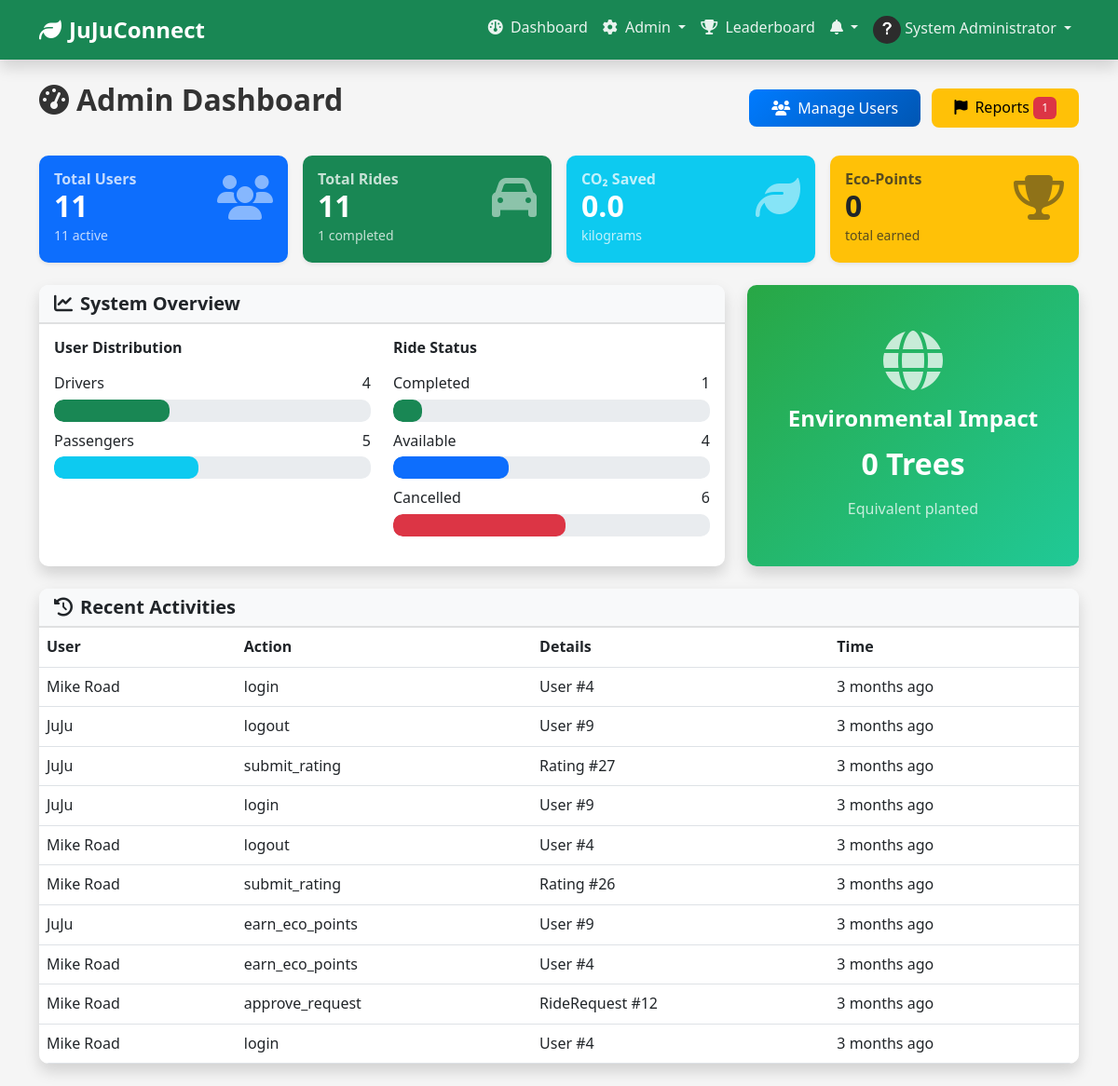
Page /admin/dashboard.php (signed in) on the committed database.
### tables this page shows
CREATE TABLE IF NOT EXISTS `activitylogs` (
  `LogID` int(11) NOT NULL AUTO_INCREMENT,
  `UserID` int(11) DEFAULT NULL,
  `Action` varchar(100) NOT NULL,
  `EntityType` varchar(50) DEFAULT NULL COMMENT 'e.g., User, Ride, Report',
  `EntityID` int(11) DEFAULT NULL,
  `Details` text DEFAULT NULL,
  `IPAddress` varchar(45) DEFAULT NULL,
  `UserAgent` text DEFAULT NULL,
  `CreatedAt` timestamp NULL DEFAULT CURRENT_TIMESTAMP,
  PRIMARY KEY (`LogID`),
  KEY `idx_user` (`UserID`),
  KEY `idx_action` (`Action`),
  KEY `idx_created` (`CreatedAt`),
  CONSTRAINT `activitylogs_ibfk_1` FOREIGN KEY (`UserID`) REFERENCES `users` (`UserID`) ON DELETE SET NULL
);

CREATE TABLE IF NOT EXISTS `users` (
  `UserID` int(11) NOT NULL AUTO_INCREMENT,
  `FullName` varchar(180) NOT NULL,
  `Email` varchar(180) NOT NULL,
  `Password` varchar(255) NOT NULL COMMENT 'Hashed password using bcrypt/argon2',
  `Phone` varchar(20) DEFAULT NULL,
  `Role` enum('Driver','Passenger','Admin','Moderator') DEFAULT 'Passenger',
  `ProfilePicture` varchar(255) DEFAULT 'default-avatar.png',
  `Bio` text DEFAULT NULL,
  `EcoPoints` int(11) DEFAULT 0,
  `Rating` decimal(3,2) DEFAULT 0.00 COMMENT 'Average rating out of 5.00',
  `TotalRatings` int(11) DEFAULT 0,
  `Status` enum('Active','Suspended','Banned','Pending') DEFAULT 'Active',
  `EmailVerified` tinyint(1) DEFAULT 0,
  `VerificationToken` varchar(100) DEFAULT NULL,
  `ResetToken` varchar(100) DEFAULT NULL,
  `ResetTokenExpiry` datetime DEFAULT NULL,
  `CreatedAt` timestamp NULL DEFAULT CURRENT_TIMESTAMP,
  `UpdatedAt` timestamp NULL DEFAULT CURRENT_TIMESTAMP ON UPDATE CURRENT_TIMESTAMP,
  `LastLogin` timestamp NULL DEFAULT NULL,
  PRIMARY KEY (`UserID`),
  UNIQUE KEY `Email` (`Email`),
  KEY `idx_email` (`Email`),
  KEY `idx_role` (`Role`),
  KEY `idx_status` (`Status`),
  KEY `idx_eco_points` (`EcoPoints`)
);

### includes/functions.php (called while the page is built, shortened)
<?php
function time_ago($datetime) {
    $timestamp = strtotime($datetime);
    $difference = time() - $timestamp;
    $periods = [
        'year' => 31536000,
        'month' => 2592000,
        'week' => 604800,
        'day' => 86400,
        'hour' => 3600,
        'minute' => 60,
        'second' => 1
    ];
    foreach ($periods as $key => $value) {
        if ($difference >= $value) {
            $time = floor($difference / $value);
            return $time . ' ' . $key . ($time > 1 ? 's' : '') . ' ago';
        }
    }
    return 'Just now';
}
function e($string) {
    return htmlspecialchars($string ?? '', ENT_QUOTES, 'UTF-8');
}
?>

### admin/dashboard.php (the view, shortened to what this page needs)
<?php
require_once '../config/config.php';
try {
    $stmt = $pdo->query("
        SELECT
            COUNT(*) as total,
            COUNT(CASE WHEN Status = 'Active' THEN 1 END) as active,
            COUNT(CASE WHEN Role = 'Driver' THEN 1 END) as drivers,
            COUNT(CASE WHEN Role = 'Passenger' THEN 1 END) as passengers
        FROM Users
    ");
    $user_stats = $stmt->fetch();
    $stmt = $pdo->query("
        SELECT
            COUNT(*) as total,
            COUNT(CASE WHEN Status = 'Completed' THEN 1 END) as completed,
            COUNT(CASE WHEN Status = 'Available' THEN 1 END) as available,
            COUNT(CASE WHEN Status = 'Cancelled' THEN 1 END) as cancelled
        FROM Rides
    ");
    $ride_stats = $stmt->fetch();
    $stmt = $pdo->query("
        SELECT
            COALESCE(SUM(CO2Saved), 0) as total_co2,
            COALESCE(SUM(EcoPointsEarned), 0) as total_points
        FROM RideHistory
    ");
    $env_stats = $stmt->fetch();
    $stmt = $pdo->query("
        SELECT al.*, u.FullName
        FROM ActivityLogs al
        LEFT JOIN Users u ON al.UserID = u.UserID
        ORDER BY al.CreatedAt DESC
        LIMIT 10
    ");
    $recent_activities = $stmt->fetchAll();
    $stmt = $pdo->query("
        SELECT COUNT(*) FROM Reports WHERE Status IN ('Pending', 'Under Review')
    ");
    $pending_reports = $stmt->fetchColumn();
} catch (PDOException $e) {
    error_log("Admin dashboard error: " . $e->getMessage());
}
?>
<?php include '../includes/header.php'; ?>
<div class="container my-4">
    <div class="d-flex justify-content-between align-items-center mb-4">
        <h2><i class="fas fa-tachometer-alt me-2"></i>Admin Dashboard</h2>
        <div>
            <a href="users.php" class="btn btn-primary me-2">
                <i class="fas fa-users me-2"></i>Manage Users
            </a>
            <a href="reports.php" class="btn btn-warning">
                <i class="fas fa-flag me-2"></i>Reports
                <?php if ($pending_reports > 0): ?>
                    <span class="badge bg-danger"><?php echo $pending_reports; ?></span>
                <?php endif; ?>
            </a>
        </div>
    </div>
    <div class="row g-3 mb-4">
        <div class="col-md-3">
            <div class="card border-0 shadow-sm bg-primary text-white">
                <div class="card-body">
                    <div class="d-flex justify-content-between align-items-center">
                        <div>
                            <h6 class="mb-0 opacity-75">Total Users</h6>
                            <h2 class="mb-0 fw-bold"><?php echo number_format($user_stats['total']); ?></h2>
                        </div>
                        <i class="fas fa-users fa-3x opacity-50"></i>
                    </div>
                    <small class="opacity-75"><?php echo $user_stats['active']; ?> active</small>
                </div>
            </div>
        </div>
        <div class="col-md-3">
            <div class="card border-0 shadow-sm bg-success text-white">
                <div class="card-body">
                    <div class="d-flex justify-content-between align-items-center">
                        <div>
                            <h6 class="mb-0 opacity-75">Total Rides</h6>
                            <h2 class="mb-0 fw-bold"><?php echo number_format($ride_stats['total']); ?></h2>
                        </div>
                        <i class="fas fa-car fa-3x opacity-50"></i>
                    </div>
                    <small class="opacity-75"><?php echo $ride_stats['completed']; ?> completed</small>
                </div>
            </div>
        </div>
        <div class="col-md-3">
            <div class="card border-0 shadow-sm bg-info text-white">
                <div class="card-body">
                    <div class="d-flex justify-content-between align-items-center">
                        <div>
                            <h6 class="mb-0 opacity-75">CO₂ Saved</h6>
                            <h2 class="mb-0 fw-bold"><?php echo number_format($env_stats['total_co2'], 1); ?></h2>
                        </div>
                        <i class="fas fa-leaf fa-3x opacity-50"></i>
                    </div>
                    <small class="opacity-75">kilograms</small>
                </div>
            </div>
        </div>
        <div class="col-md-3">
            <div class="card border-0 shadow-sm bg-warning text-dark">
                <div class="card-body">
                    <div class="d-flex justify-content-between align-items-center">
                        <div>
                            <h6 class="mb-0 opacity-75">Eco-Points</h6>
                            <h2 class="mb-0 fw-bold"><?php echo number_format($env_stats['total_points']); ?></h2>
                        </div>
                        <i class="fas fa-trophy fa-3x opacity-50"></i>
                    </div>
                    <small class="opacity-75">total earned</small>
                </div>
            </div>
        </div>
    </div>
    <div class="row">
        <div class="col-lg-8 mb-4">
            <div class="card shadow border-0">
                <div class="card-header bg-light">
                    <h5 class="mb-0"><i class="fas fa-chart-line me-2"></i>System Overview</h5>
                </div>
                <div class="card-body">
                    <div class="row mb-3">
                        <div class="col-md-6">
                            <h6>User Distribution</h6>
                            <div class="mb-2">
                                <div class="d-flex justify-content-between mb-1">
                                    <span>Drivers</span>
                                    <span><?php echo $user_stats['drivers']; ?></span>
                                </div>
                                <div class="progress">
                                    <div class="progress-bar bg-success" style="width: <?php echo ($user_stats['drivers']/$user_stats['total'])*100; ?>%"></div>
                                </div>
                            </div>
                            <div>
                                <div class="d-flex justify-content-between mb-1">
                                    <span>Passengers</span>
                                    <span><?php echo $user_stats['passengers']; ?></span>
                                </div>
                                <div class="progress">
                                    <div class="progress-bar bg-info" style="width: <?php echo ($user_stats['passengers']/$user_stats['total'])*100; ?>%"></div>
                                </div>
                            </div>
                        </div>
                        <div class="col-md-6">
                            <h6>Ride Status</h6>
                            <div class="mb-2">
                                <div class="d-flex justify-content-between mb-1">
                                    <span>Completed</span>
                                    <span><?php echo $ride_stats['completed']; ?></span>
                                </div>
                                <div class="progress">
                                    <div class="progress-bar bg-success" style="width: <?php echo ($ride_stats['completed']/$ride_stats['total'])*100; ?>%"></div>
                                </div>
                            </div>
                            <div class="mb-2">
                                <div class="d-flex justify-content-between mb-1">
                                    <span>Available</span>
                                    <span><?php echo $ride_stats['available']; ?></span>
                                </div>
                                <div class="progress">
                                    <div class="progress-bar bg-primary" style="width: <?php echo ($ride_stats['available']/$ride_stats['total'])*100; ?>%"></div>
                                </div>
                            </div>
                            <div>
                                <div class="d-flex justify-content-between mb-1">
                                    <span>Cancelled</span>
                                    <span><?php echo $ride_stats['cancelled']; ?></span>
                                </div>
                                <div class="progress">
                                    <div class="progress-bar bg-danger" style="width: <?php echo ($ride_stats['cancelled']/$ride_stats['total'])*100; ?>%"></div>
                                </div>
                            </div>
                        </div>
                    </div>
                </div>
            </div>
        </div>
        <div class="col-lg-4 mb-4">
            <div class="card shadow border-0 bg-gradient-success text-white h-100">
                <div class="card-body text-center d-flex flex-column justify-content-center">
                    <i class="fas fa-globe fa-4x mb-3 opacity-75"></i>
                    <h4>Environmental Impact</h4>
                    <h2 class="fw-bold"><?php echo ceil($env_stats['total_co2'] / 20); ?> Trees</h2>
                    <p class="mb-0 opacity-75">Equivalent planted</p>
                </div>
            </div>
        </div>
    </div>
    <div class="card shadow border-0">
        <div class="card-header bg-light">
            <h5 class="mb-0"><i class="fas fa-history me-2"></i>Recent Activities</h5>
        </div>
        <div class="card-body p-0">
            <div class="table-responsive">
                <table class="table table-hover mb-0">
                    <thead>
                        <tr>
                            <th>User</th>
                            <th>Action</th>
                            <th>Details</th>
                            <th>Time</th>
                        </tr>
                    </thead>
                    <tbody>
                        <?php foreach ($recent_activities as $activity): ?>
                            <tr>
                                <td><?php echo e($activity['FullName'] ?? 'System'); ?></td>
                                <td><?php echo e($activity['Action']); ?></td>
                                <td><?php echo e($activity['EntityType'] ?? ''); ?> #<?php echo e($activity['EntityID'] ?? ''); ?></td>
                                <td><?php echo time_ago($activity['CreatedAt']); ?></td>
                            </tr>
                        <?php endforeach; ?>
                    </tbody>
                </table>
            </div>
        </div>
    </div>
</div>
<?php include '../includes/footer.php'; ?>

### assets/css/style.css (style rules this page uses)
:root { --primary-color: #28a745; --secondary-color: #007bff; --success-color: #28a745; --danger-color: #dc3545; --warning-color: #ffc107; --info-color: #17a2b8; --light-color: #f8f9fa; --dark-color: #343a40; --font-family: 'Segoe UI', Tahoma, Geneva, Verdana, sans-serif; }
* { margin: 0; padding: 0; box-sizing: border-box; }
body { font-family: var(--font-family); background-color: #f5f5f5; color: #333; line-height: 1.6; min-height: 100vh; display: flex; flex-direction: column; }
html { scroll-behavior: smooth; }
h1, h2, h3, h4, h5, h6 { font-weight: 600; margin-bottom: 1rem; }
a { text-decoration: none; transition: all 0.3s ease; }
.bg-gradient-success { background: linear-gradient(135deg, #28a745 0%, #20c997 100%); }
.card { border-radius: 10px; transition: all 0.3s ease; overflow: hidden; }
.card-header { font-weight: 600; border-bottom: 2px solid rgba(0,0,0,0.1); }
.btn { border-radius: 8px; padding: 0.5rem 1.5rem; font-weight: 500; transition: all 0.3s ease; border: none; }
.btn-primary { background: linear-gradient(135deg, #007bff 0%, #0056b3 100%); }
.badge { padding: 0.5em 0.75em; border-radius: 6px; font-weight: 500; }
.table { border-radius: 10px; overflow: hidden; }
.table thead { background-color: #f8f9fa; }
.progress { border-radius: 10px; height: 1.5rem; }
.progress-bar { border-radius: 10px; transition: width 0.6s ease; }

### rows in the picture
activitylogs: UserID.FullName "Mike Road", Action "login", EntityType "User", EntityID "4", CreatedAt "3 months ago"
activitylogs: UserID.FullName "JuJu", Action "logout", EntityType "User", EntityID "9", CreatedAt "3 months ago"
activitylogs: UserID.FullName "JuJu", Action "submit_rating", EntityType "Rating", EntityID "27", CreatedAt "3 months ago"
activitylogs: UserID.FullName "JuJu", Action "login", EntityType "User", EntityID "9", CreatedAt "3 months ago"
activitylogs: UserID.FullName "Mike Road", Action "logout", EntityType "User", EntityID "4", CreatedAt "3 months ago"
activitylogs: UserID.FullName "Mike Road", Action "submit_rating", EntityType "Rating", EntityID "26", CreatedAt "3 months ago"
activitylogs: UserID.FullName "JuJu", Action "earn_eco_points", EntityType "User", EntityID "9", CreatedAt "3 months ago"
activitylogs: UserID.FullName "Mike Road", Action "earn_eco_points", EntityType "User", EntityID "4", CreatedAt "3 months ago"
activitylogs: UserID.FullName "Mike Road", Action "approve_request", EntityType "RideRequest", EntityID "12", CreatedAt "3 months ago"
activitylogs: UserID.FullName "Mike Road", Action "login", EntityType "User", EntityID "4", CreatedAt "3 months ago"

### other values in the picture
SITE_NAME "JuJuConnect"
$_SESSION['full_name'] "System Administrator"
$pending_reports "1"
$user_stats['total'] "11"
$user_stats['active'] "11"
$ride_stats['total'] "11"
$ride_stats['completed'] "1"
$env_stats['total_co2'] "0.0"
$env_stats['total_points'] "0"
$user_stats['drivers'] "4"
$user_stats['passengers'] "5"
$ride_stats['available'] "4"
$ride_stats['cancelled'] "6"
ceil($env_stats['total_co2'] / 20) "0"
